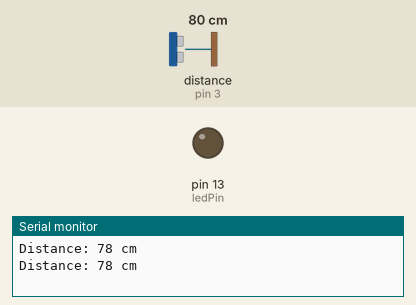
The sketch below on a simulated Arduino Uno, built with avr-gcc and run on an emulated ATmega328P. Parts: output pins drawn as LEDs (lit = HIGH), the last lines printed to the serial monitor. Wiring (inferred from the names in the program): ultrasonic range finder: trigger pin 2; echo pin 3. The inputs (shaded band) are chosen by the test bench; at power-on: distance to the obstacle (sensor on pin 3) 80 cm. The echo pulse lasts 58.3 µs per cm; pins used as bus, display or sensor lines are not drawn.

Above: at 1.8 s.
1.9 s: distance to the obstacle (sensor on pin 3) set to 13 cm
3.4 s: distance to the obstacle (sensor on pin 3) set to 10 cm
At 5.2 s:
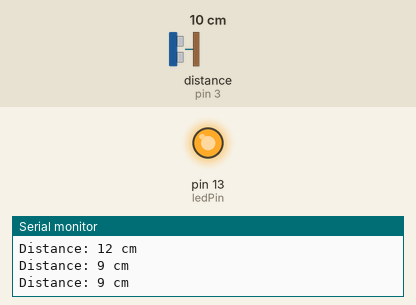
5.5 s: distance to the obstacle (sensor on pin 3) set to 18 cm
At 6.9 s:
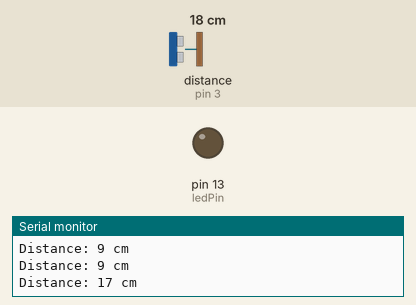
7.5 s: distance to the obstacle (sensor on pin 3) set to 2 cm
At 8.6 s:
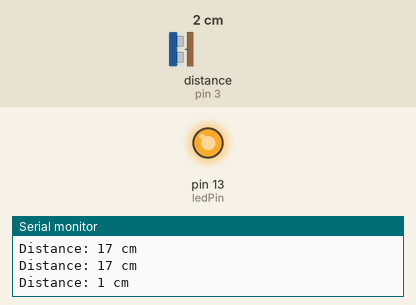
Timing chart, 0 to 10.5 s (numbered marks = the images above; inputs shaded):
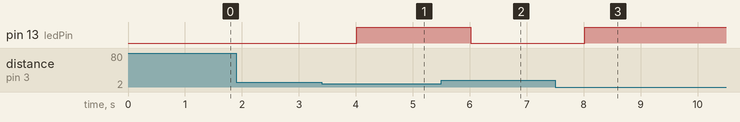

Measured:
- the behaviour switches between 12 and 11 cm on distance to the obstacle (sensor on pin 3) (found by bisection; images 0 and 1)
- after the input at 3.4 s, pin 13 (ledPin): LOW → HIGH after 0.62 s
- after the input at 5.5 s, pin 13 (ledPin): HIGH → LOW after 0.52 s
- after the input at 7.5 s, pin 13 (ledPin): LOW → HIGH after 0.52 s

The sketch:

hc-sr04_test.ino
```cpp
// Constants
const int trigPin = 2;    // Trigger pin of HC-SR04 connected to Arduino digital pin 2
const int echoPin = 3;    // Echo pin of HC-SR04 connected to Arduino digital pin 3
const int ledPin = 13;    // LED pin connected to Arduino digital pin 13

// Variables
long duration;            // Time taken for the sound wave to travel
int distance;             // Calculated distance in centimeters

void setup() {
  pinMode(trigPin, OUTPUT);
  pinMode(echoPin, INPUT);
  pinMode(ledPin, OUTPUT);

  Serial.begin(9600);
}

void loop() {
  // Triggering the sensor
  digitalWrite(trigPin, LOW);
  delayMicroseconds(2);
  digitalWrite(trigPin, HIGH);
  delayMicroseconds(10);
  digitalWrite(trigPin, LOW);

  // Measuring the echo duration
  duration = pulseIn(echoPin, HIGH);

  // Calculating the distance in centimeters
  distance = duration * 0.034 / 2;

  // Displaying the distance on the serial monitor
  Serial.print("Distance: ");
  Serial.print(distance);
  Serial.println(" cm");

  // Controlling the LED based on distance
  if (distance <= 10) {
    digitalWrite(ledPin, HIGH);   // Turn on the LED
  } else {
    digitalWrite(ledPin, LOW);    // Turn off the LED
  }

  delay(1000);  // Wait for 1 second before taking the next reading
}
```
